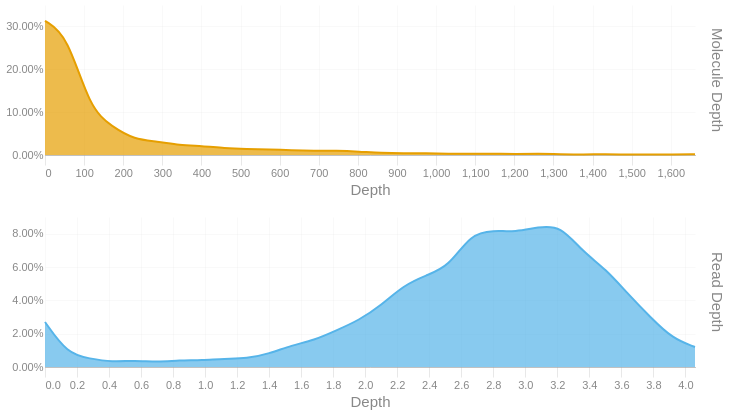

Notebook code for this chart:
### Code cell
readdep = depth_hist(tb['Read Depth'], q99, 3)
readdep = readdep.with_columns(pl.lit('Read Depth').alias('Metric'))
if not SKIPLR:
    moldep = depth_hist(tb['Molecule Depth'], mol_q99, 1)
    moldep = moldep.with_columns(pl.lit('Molecule Depth').alias('Metric'))
    _hist = pl.concat([readdep, moldep])
    _hist = _hist.filter(pl.col('Proportion') != 0)
    with SafeRender(_hist):
        (
            alt.Chart(_hist)        
            .mark_area(interpolate = "basis")
            .encode(
                x=alt.X('Bin:Q').scale(domainMin=0).axis(alt.Axis(title='Depth')),
                y = alt.Y('Proportion:Q', title = None).axis(format = '.2%'),
                color = alt.Color('Metric:N').legend(None),
                row = alt.Row("Metric:N").header(title = None, labelOrient = 'right'),
                tooltip = [
                    alt.Tooltip("Metric:N", title = "Metric"),
                    alt.Tooltip('Interval:N', title = "Depth Interval"),
                    alt.Tooltip('Proportion:Q', title = "% Alignments").format('.2%')
                ]
            )
            .resolve_scale(x='independent', y='independent')
            .properties(
                height = 150, width = 650,
                usermeta={'embedOptions': {'downloadFileName': f'{samplename}.depth.hist'}}
            )
        ).display()
else:
    readdep = readdep.filter(pl.col('Proportion') != 0)
    with SafeRender(readdep):
        (
            alt.Chart(readdep)        
            .mark_area(interpolate = "basis")
            .encode(
                x=alt.X('Bin:Q').scale(domainMin=0).axis(alt.Axis(title='Depth')),
                y = alt.Y('Proportion:Q', title = None).axis(format = '.2%'),
                tooltip = [
                    alt.Tooltip('Interval:N', title = "Depth Interval"),
                    alt.Tooltip('Proportion:Q', title = "% Alignments").format('.2%')
                ]
            )
            .properties(
                usermeta={'embedOptions': {'downloadFileName': f'{samplename}.depth.hist'}}
            )
        ).display()

### Figure 1 — Vega-Lite specification as saved in the notebook (floating-point values rounded to 4 significant figures)
{"width": 650, "height": 150, "config": {"title": {"anchor": "start", "dy": -15, "fontSize": 18, "color": "#888888", "subtitleColor": "#888888", "subtitleFontSize": 14}, "arc": {"fill": "#0072B2"}, "axis": {"domainColor": "#888888", "domainWidth": 0.5, "gridWidth": 0.2, "grid": false, "titleFontWeight": 400, "titleFontSize": 15, "labelFontSize": 11, "labelColor": "#888888", "tickColor": "#888888", "tickWidth": 0.2, "titleColor": "#888888"}, "axisBand": {"grid": false}, "axisX": {"grid": true, "tickSize": 10, "domainCap": "round"}, "axisY": {"domain": false, "grid": true, "tickSize": 0, "domainCap": "round"}, "background": "transparent", "header": {"labelFontSize": 15, "labelColor": "#888888", "titleFontSize": 15, "titleFontWeight": 600, "titleColor": "#888888"}, "legend": {"labelFont": "sans-serif", "labelFontSize": 12, "labelColor": "#888888", "symbolSize": 100, "symbolType": "circle", "titleFontSize": 12, "titlePadding": 10, "titleColor": "#888888", "title": null}, "range": {"category": ["#E69F00", "#56B4E9", "#009E73", "#F0E442", "#0072B2", "#D55E00", "#CC79A7", "#000000"], "diverging": ["#cfe8f3", "#a2d4ec", "#73bfe2", "#46abdb", "#1696d2", "#12719e"]}, "area": {"fill": "#0072B2", "fillOpacity": 0.7, "line": true, "strokeOpacity": 0.7}, "line": {"color": "#0072B2", "stroke": "#0072B2", "strokeWidth": 2}, "trail": {"color": "#0072B2", "stroke": "#0072B2", "strokeWidth": 0, "size": 1}, "point": {"filled": true, "fillOpacity": 1.0, "size": 95}, "text": {"color": "#888888", "fontSize": 11, "align": "right", "fontWeight": 400, "size": 11}, "bar": {"fill": "#0072B2", "stroke": null}, "view": {"stroke": null, "continuousWidth": 660, "continuousHeight": 400}}, "data": {"name": "data-02a9222421d1c5a0b578097933d1797f"}, "mark": {"type": "area", "interpolate": "basis"}, "encoding": {"color": {"field": "Metric", "legend": null, "type": "nominal"}, "row": {"field": "Metric", "header": {"title": null, "labelOrient": "right"}, "type": "nominal"}, "tooltip": [{"field": "Metric", "title": "Metric", "type": "nominal"}, {"field": "Interval", "title": "Depth Interval", "type": "nominal"}, {"field": "Proportion", "format": ".2%", "title": "% Alignments", "type": "quantitative"}], "x": {"axis": {"title": "Depth"}, "field": "Bin", "scale": {"domainMin": 0}, "type": "quantitative"}, "y": {"axis": {"format": ".2%"}, "field": "Proportion", "title": null, "type": "quantitative"}}, "resolve": {"scale": {"x": "independent", "y": "independent"}}, "usermeta": {"embedOptions": {"downloadFileName": "S6_Waccamaw_1678.depth.hist"}}, "$schema": "https://vega.github.io/schema/vega-lite/v6.1.0.json", "datasets": {"data-02a9222421d1c5a0b578097933d1797f": [{"Bin": 0.0, "Interval": "0.0-0.14", "Proportion": 0.027, "Metric": "Read Depth"}, {"Bin": 0.14, "Interval": "0.14-0.28", "Proportion": 0.008, "Metric": "Read Depth"}, {"Bin": 0.28, "Interval": "0.28-0.42", "Proportion": 0.005, "Metric": "Read Depth"}, {"Bin": 0.42, "Interval": "0.42-0.56", "Proportion": 0.003, "Metric": "Read Depth"}, {"Bin": 0.56, "Interval": "0.56-0.7", "Proportion": 0.004, "Metric": "Read Depth"}, {"Bin": 0.7, "Interval": "0.7-0.84", "Proportion": 0.003, "Metric": "Read Depth"}, {"Bin": 0.84, "Interval": "0.84-0.98", "Proportion": 0.004, "Metric": "Read Depth"}, {"Bin": 0.98, "Interval": "0.98-1.12", "Proportion": 0.004, "Metric": "Read Depth"}, {"Bin": 1.12, "Interval": "1.12-1.26", "Proportion": 0.005, "Metric": "Read Depth"}, {"Bin": 1.26, "Interval": "1.26-1.4", "Proportion": 0.005, "Metric": "Read Depth"}, {"Bin": 1.4, "Interval": "1.4-1.54", "Proportion": 0.008, "Metric": "Read Depth"}, {"Bin": 1.54, "Interval": "1.54-1.68", "Proportion": 0.013, "Metric": "Read Depth"}, {"Bin": 1.68, "Interval": "1.68-1.82", "Proportion": 0.016, "Metric": "Read Depth"}, {"Bin": 1.82, "Interval": "1.82-1.96", "Proportion": 0.022, "Metric": "Read Depth"}, {"Bin": 1.96, "Interval": "1.96-2.1", "Proportion": 0.028, "Metric": "Read Depth"}, {"Bin": 2.1, "Interval": "2.1-2.24", "Proportion": 0.037, "Metric": "Read Depth"}, {"Bin": 2.24, "Interval": "2.24-2.38", "Proportion": 0.049, "Metric": "Read Depth"}, {"Bin": 2.38, "Interval": "2.38-2.52", "Proportion": 0.055, "Metric": "Read Depth"}, {"Bin": 2.52, "Interval": "2.52-2.66", "Proportion": 0.06, "Metric": "Read Depth"}, {"Bin": 2.66, "Interval": "2.66-2.8", "Proportion": 0.08, "Metric": "Read Depth"}, {"Bin": 2.8, "Interval": "2.8-2.94", "Proportion": 0.082, "Metric": "Read Depth"}, {"Bin": 2.94, "Interval": "2.94-3.08", "Proportion": 0.081, "Metric": "Read Depth"}, {"Bin": 3.08, "Interval": "3.08-3.22", "Proportion": 0.084, "Metric": "Read Depth"}, {"Bin": 3.22, "Interval": "3.22-3.36", "Proportion": 0.085, "Metric": "Read Depth"}, {"Bin": 3.36, "Interval": "3.36-3.5", "Proportion": 0.069, "Metric": "Read Depth"}, {"Bin": 3.5, "Interval": "3.5-3.64", "Proportion": 0.059, "Metric": "Read Depth"}, {"Bin": 3.64, "Interval": "3.64-3.78", "Proportion": 0.044, "Metric": "Read Depth"}, {"Bin": 3.78, "Interval": "3.78-3.92", "Proportion": 0.03, "Metric": "Read Depth"}, {"Bin": 3.92, "Interval": "3.92-4.06", "Proportion": 0.017, "Metric": "Read Depth"}, {"Bin": 4.06, "Interval": "4.06-4.2", "Proportion": 0.012, "Metric": "Read Depth"}, {"Bin": 0.0, "Interval": "0.0-57.3", "Proportion": 0.313, "Metric": "Molecule Depth"}, {"Bin": 57.3, "Interval": "57.3-114.6", "Proportion": 0.28, "Metric": "Molecule Depth"}, {"Bin": 114.6, "Interval": "114.6-171.9", "Proportion": 0.108, "Metric": "Molecule Depth"}, {"Bin": 171.9, "Interval": "171.9-229.2", "Proportion": 0.066, "Metric": "Molecule Depth"}, {"Bin": 229.2, "Interval": "229.2-286.5", "Proportion": 0.036, "Metric": "Molecule Depth"}, {"Bin": 286.5, "Interval": "286.5-343.8", "Proportion": 0.032, "Metric": "Molecule Depth"}, {"Bin": 343.8, "Interval": "343.8-401.2", "Proportion": 0.023, "Metric": "Molecule Depth"}, {"Bin": 401.2, "Interval": "401.2-458.5", "Proportion": 0.021, "Metric": "Molecule Depth"}, {"Bin": 458.5, "Interval": "458.5-515.8", "Proportion": 0.016, "Metric": "Molecule Depth"}, {"Bin": 515.8, "Interval": "515.8-573.1", "Proportion": 0.014, "Metric": "Molecule Depth"}, {"Bin": 573.1, "Interval": "573.1-630.4", "Proportion": 0.013, "Metric": "Molecule Depth"}, {"Bin": 630.4, "Interval": "630.4-687.7", "Proportion": 0.011, "Metric": "Molecule Depth"}, {"Bin": 687.7, "Interval": "687.7-745.0", "Proportion": 0.01, "Metric": "Molecule Depth"}, {"Bin": 745.0, "Interval": "745.0-802.3", "Proportion": 0.01, "Metric": "Molecule Depth"}, {"Bin": 802.3, "Interval": "802.3-859.6", "Proportion": 0.008, "Metric": "Molecule Depth"}, {"Bin": 859.6, "Interval": "859.6-916.9", "Proportion": 0.005, "Metric": "Molecule Depth"}, {"Bin": 916.9, "Interval": "916.9-974.2", "Proportion": 0.004, "Metric": "Molecule Depth"}, {"Bin": 974.2, "Interval": "974.2-1031.5", "Proportion": 0.004, "Metric": "Molecule Depth"}, {"Bin": 1032.0, "Interval": "1031.5-1088.8", "Proportion": 0.003, "Metric": "Molecule Depth"}, {"Bin": 1089.0, "Interval": "1088.8-1146.1", "Proportion": 0.003, "Metric": "Molecule Depth"}, {"Bin": 1146.0, "Interval": "1146.1-1203.5", "Proportion": 0.003, "Metric": "Molecule Depth"}, {"Bin": 1204.0, "Interval": "1203.5-1260.8", "Proportion": 0.002, "Metric": "Molecule Depth"}, {"Bin": 1261.0, "Interval": "1260.8-1318.1", "Proportion": 0.003, "Metric": "Molecule Depth"}, {"Bin": 1318.0, "Interval": "1318.1-1375.4", "Proportion": 0.002, "Metric": "Molecule Depth"}, {"Bin": 1375.0, "Interval": "1375.4-1432.7", "Proportion": 0.001, "Metric": "Molecule Depth"}, {"Bin": 1433.0, "Interval": "1432.7-1490.0", "Proportion": 0.002, "Metric": "Molecule Depth"}, {"Bin": 1490.0, "Interval": "1490.0-1547.3", "Proportion": 0.001, "Metric": "Molecule Depth"}, {"Bin": 1547.0, "Interval": "1547.3-1604.6", "Proportion": 0.001, "Metric": "Molecule Depth"}, {"Bin": 1605.0, "Interval": "1604.6-1661.9", "Proportion": 0.001, "Metric": "Molecule Depth"}, {"Bin": 1662.0, "Interval": "1661.9-1719.22", "Proportion": 0.002, "Metric": "Molecule Depth"}]}}
